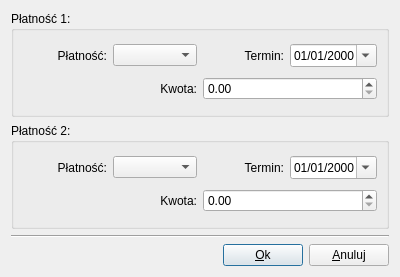
<?xml version="1.0" encoding="UTF-8"?>
<ui version="4.0">
 <class>CustomPaymentDialog</class>
 <widget class="QDialog" name="CustomPaymentDialog">
  <property name="geometry">
   <rect>
    <x>0</x>
    <y>0</y>
    <width>400</width>
    <height>277</height>
   </rect>
  </property>
  <property name="windowTitle">
   <string>Zaawansowane płatności</string>
  </property>
  <layout class="QGridLayout" name="gridLayout_3">
   <item row="0" column="0">
    <widget class="QGroupBox" name="groupBox">
     <property name="title">
      <string>Płatność 1:</string>
     </property>
     <layout class="QGridLayout" name="gridLayout">
      <item row="0" column="0">
       <layout class="QHBoxLayout" name="horizontalLayout_3">
        <item>
         <layout class="QHBoxLayout" name="horizontalLayout_2">
          <item>
           <widget class="QLabel" name="textLabel5">
            <property name="text">
             <string>Płatność:</string>
            </property>
            <property name="alignment">
             <set>Qt::AlignRight|Qt::AlignTrailing|Qt::AlignVCenter</set>
            </property>
            <property name="wordWrap">
             <bool>false</bool>
            </property>
           </widget>
          </item>
          <item>
           <widget class="QComboBox" name="paymCombo1">
            <property name="cursor">
             <cursorShape>PointingHandCursor</cursorShape>
            </property>
           </widget>
          </item>
         </layout>
        </item>
        <item>
         <layout class="QHBoxLayout" name="horizontalLayout">
          <item>
           <widget class="QLabel" name="textLabel6">
            <property name="text">
             <string>Termin:</string>
            </property>
            <property name="alignment">
             <set>Qt::AlignRight|Qt::AlignTrailing|Qt::AlignVCenter</set>
            </property>
            <property name="wordWrap">
             <bool>true</bool>
            </property>
           </widget>
          </item>
          <item>
           <widget class="QDateEdit" name="liabDate1">
            <property name="cursor">
             <cursorShape>UpArrowCursor</cursorShape>
            </property>
            <property name="displayFormat">
             <string>dd/MM/yyyy</string>
            </property>
            <property name="calendarPopup">
             <bool>true</bool>
            </property>
           </widget>
          </item>
         </layout>
        </item>
       </layout>
      </item>
      <item row="1" column="0">
       <layout class="QHBoxLayout" name="horizontalLayout_4">
        <item>
         <widget class="QLabel" name="textLabel7">
          <property name="layoutDirection">
           <enum>Qt::LeftToRight</enum>
          </property>
          <property name="text">
           <string>Kwota:</string>
          </property>
          <property name="alignment">
           <set>Qt::AlignRight|Qt::AlignTrailing|Qt::AlignVCenter</set>
          </property>
          <property name="wordWrap">
           <bool>false</bool>
          </property>
         </widget>
        </item>
        <item>
         <widget class="QDoubleSpinBox" name="amount1">
          <property name="maximum">
           <double>99999.990000000005239</double>
          </property>
         </widget>
        </item>
       </layout>
      </item>
     </layout>
    </widget>
   </item>
   <item row="1" column="0">
    <widget class="QGroupBox" name="groupBox_2">
     <property name="title">
      <string>Płatność 2:</string>
     </property>
     <layout class="QGridLayout" name="gridLayout_2">
      <item row="0" column="0">
       <layout class="QHBoxLayout" name="horizontalLayout_5">
        <item>
         <layout class="QHBoxLayout" name="horizontalLayout_6">
          <item>
           <widget class="QLabel" name="textLabel5_2">
            <property name="text">
             <string>Płatność:</string>
            </property>
            <property name="alignment">
             <set>Qt::AlignRight|Qt::AlignTrailing|Qt::AlignVCenter</set>
            </property>
            <property name="wordWrap">
             <bool>false</bool>
            </property>
           </widget>
          </item>
          <item>
           <widget class="QComboBox" name="paymCombo2">
            <property name="cursor">
             <cursorShape>PointingHandCursor</cursorShape>
            </property>
           </widget>
          </item>
         </layout>
        </item>
        <item>
         <layout class="QHBoxLayout" name="horizontalLayout_7">
          <item>
           <widget class="QLabel" name="textLabel6_2">
            <property name="text">
             <string>Termin:</string>
            </property>
            <property name="alignment">
             <set>Qt::AlignRight|Qt::AlignTrailing|Qt::AlignVCenter</set>
            </property>
            <property name="wordWrap">
             <bool>true</bool>
            </property>
           </widget>
          </item>
          <item>
           <widget class="QDateEdit" name="liabDate2">
            <property name="cursor">
             <cursorShape>UpArrowCursor</cursorShape>
            </property>
            <property name="displayFormat">
             <string>dd/MM/yyyy</string>
            </property>
            <property name="calendarPopup">
             <bool>true</bool>
            </property>
           </widget>
          </item>
         </layout>
        </item>
       </layout>
      </item>
      <item row="1" column="0">
       <layout class="QHBoxLayout" name="horizontalLayout_8">
        <item>
         <widget class="QLabel" name="textLabel7_2">
          <property name="layoutDirection">
           <enum>Qt::LeftToRight</enum>
          </property>
          <property name="text">
           <string>Kwota:</string>
          </property>
          <property name="alignment">
           <set>Qt::AlignRight|Qt::AlignTrailing|Qt::AlignVCenter</set>
          </property>
          <property name="wordWrap">
           <bool>false</bool>
          </property>
         </widget>
        </item>
        <item>
         <widget class="QDoubleSpinBox" name="amount2">
          <property name="maximum">
           <double>99999.990000000005239</double>
          </property>
         </widget>
        </item>
       </layout>
      </item>
     </layout>
    </widget>
   </item>
   <item row="2" column="0">
    <widget class="Line" name="line">
     <property name="orientation">
      <enum>Qt::Horizontal</enum>
     </property>
    </widget>
   </item>
   <item row="3" column="0">
    <layout class="QHBoxLayout" name="horizontalLayout_9">
     <item>
      <spacer name="horizontalSpacer">
       <property name="orientation">
        <enum>Qt::Horizontal</enum>
       </property>
       <property name="sizeHint" stdset="0">
        <size>
         <width>40</width>
         <height>20</height>
        </size>
       </property>
      </spacer>
     </item>
     <item>
      <widget class="QPushButton" name="okButton">
       <property name="cursor">
        <cursorShape>PointingHandCursor</cursorShape>
       </property>
       <property name="text">
        <string>&amp;Ok</string>
       </property>
      </widget>
     </item>
     <item>
      <widget class="QPushButton" name="cancelButton">
       <property name="cursor">
        <cursorShape>PointingHandCursor</cursorShape>
       </property>
       <property name="text">
        <string>&amp;Anuluj</string>
       </property>
      </widget>
     </item>
    </layout>
   </item>
  </layout>
 </widget>
 <tabstops>
  <tabstop>paymCombo1</tabstop>
  <tabstop>liabDate1</tabstop>
  <tabstop>amount1</tabstop>
  <tabstop>paymCombo2</tabstop>
  <tabstop>liabDate2</tabstop>
  <tabstop>amount2</tabstop>
 </tabstops>
 <resources/>
 <connections/>
</ui>
